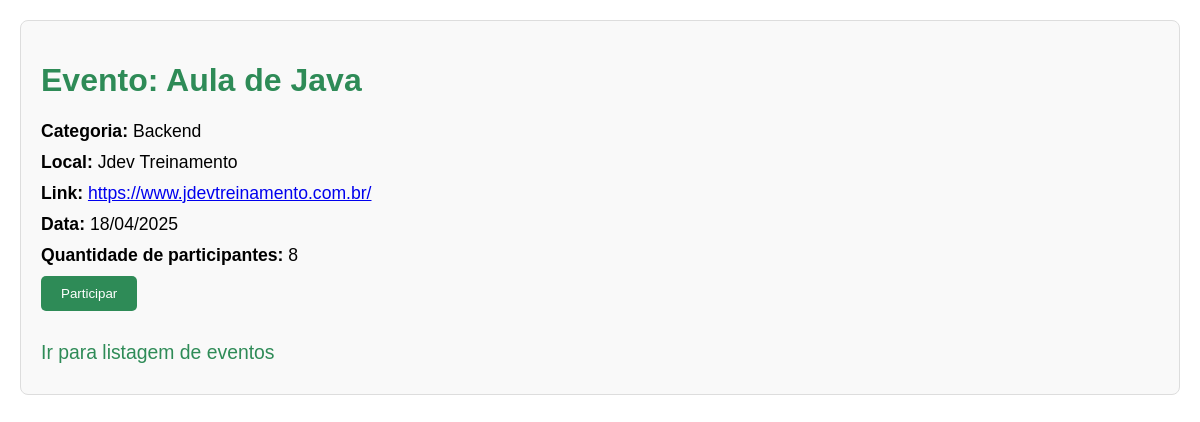
Page /evento/5/ on the committed database.
### agenda/models.py (models this page shows, shortened)
class Evento(models.Model):
    nome = models.CharField(max_length=256)
    categoria = models.ForeignKey("Categoria", on_delete=models.SET_NULL, null=True)
    local = models.CharField(max_length=256, blank=True)
    link = models.CharField(max_length=256, blank=True)
    data = models.DateField(null=True)
    participantes=models.IntegerField(default=0)

class Categoria(models.Model):  # ORM mapeia alguns atributos dessa classe para banco de dados
    nome = models.CharField(max_length=256,unique=True)

### agenda/views.py (the view)
# urls.py: path("evento/<int:id>/",exibir_evento,name="exibir_evento"),
def exibir_evento(request, id):
    evento = get_object_or_404(Evento, id=id)
    return render(request, "agenda/exibir_evento.html", {"evento": evento})

### agenda/templates/agenda/exibir_evento.html (shortened to what this page needs)
<!DOCTYPE html>
<html lang="pt-br">
<head>
</head>
<body>
<div class="event-details">
    <h1>Evento: {{ evento.nome }}</h1>
    <p><strong>Categoria:</strong> {{ evento.categoria.nome }}</p>
    {% if evento.local %}
        <p><strong>Local:</strong> {{ evento.local }}</p>
    {% endif %}
    {% if evento.link %}
        <p><strong>Link:</strong> <a href="{{ evento.link }}" target="_blank">{{ evento.link }}</a></p>
    {% endif %}
    <p><strong>Data:</strong> {{ evento.data |  date:"d/m/Y"}}</p>
    <p><strong>Quantidade de participantes:</strong> {{ evento.participantes }}</p>
    <form action="{% url 'participar_evento' %}" method="post">
        <input type="submit" class="btn-participar" value="Participar">
    </form>
    <p><a href="{% url 'listar_eventos' %}" class="link-back">Ir para listagem de eventos</a></p>
</div>
</body>
</html>

### agenda/templates/agenda/exibir_evento.html (style rules this page uses)
body { font-family: Arial, sans-serif; margin: 20px; }
h1 { color: #2E8B57; }
p { font-size: 1.1em; margin: 10px 0; }
.event-details { border: 1px solid #ddd; padding: 20px; border-radius: 8px; background-color: #f9f9f9; }
.btn-participar { background-color: #2E8B57; color: white; padding: 10px 20px; border: none; border-radius: 5px; cursor: pointer; }
.link-back { display: inline-block; margin-top: 20px; text-decoration: none; color: #2E8B57; font-size: 1.1em; }

### rows in the picture
Evento: nome "Aula de Java", categoria.nome "Backend", local "Jdev Treinamento", link "https://www.jdevtreinamento.com.br/", data "18/04/2025", participantes "8"
